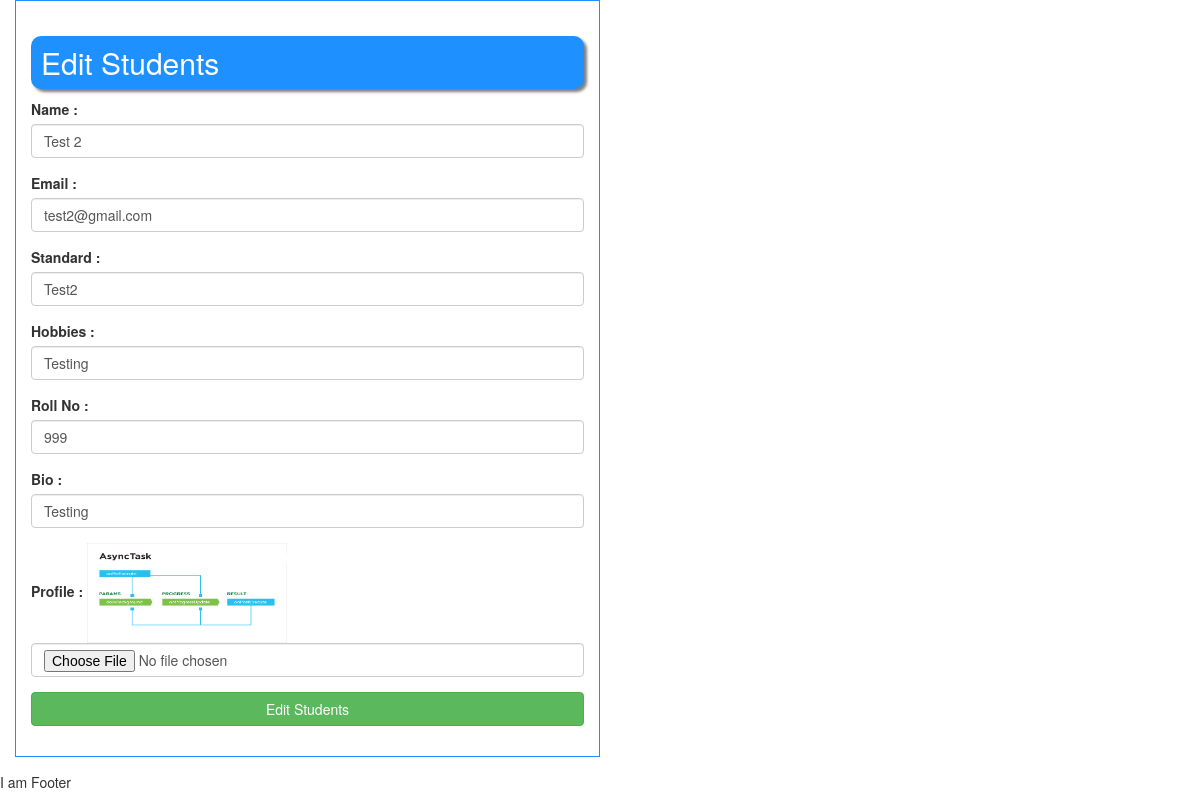
Page /update_student/1 (signed in) on the committed database.
### simpleFirstApp/models.py (models this page shows)
class Students(models.Model):
    id=models.AutoField(primary_key=True)
    name=models.CharField(max_length=255)
    email=models.CharField(max_length=255)
    standard=models.CharField(max_length=255)
    hobbies=models.CharField(max_length=255)
    roll_no=models.CharField(max_length=255)
    bio=models.TextField()
    profile_image=models.FileField()
    course=models.ForeignKey(Courses,on_delete=models.CASCADE)
    created_at=models.DateTimeField(auto_now_add=True)
    is_active=models.BooleanField(default=True)
    objects=models.Manager()

### simpleFirstApp/views.py (the view)
# urls.py: path('update_student/<str:student_id>',views.update_student,name="update_student"),
@login_required(login_url="/login_user/")
def update_student(request,student_id):
    student=Students.objects.get(id=student_id)
    if student==None:
        return HttpResponse("Student Not Found")
    else:
        return render(request,"student_edit.html",{'student':student})

### simpleFirstApp/templates/student_edit.html (shortened to what this page needs)
{% extends 'base_template.html' %}
{% block bodydata %}
<div class="container">
    <div class="row">
    <div class="col-lg-6 custom-block">
        <div class="row">
            <div class="col-lg-12">
                <h2 class="bg_blue">Edit Students</h2>
            </div>
            <div class="col-lg-12">
                <form action="/edit_student" method="post" enctype="multipart/form-data">
                <div class="form-group">
                    <label class="control-label">Name : </label>
                    <input type="text" name="name" class="form-control" value="{{ student.name }}">
                </div>
                <div class="form-group">
                    <label class="control-label">Email : </label>
                    <input type="text" name="email" class="form-control" value="{{ student.email }}">
                </div>
                  <div class="form-group">
                    <label class="control-label">Standard : </label>
                    <input type="text" name="standard" class="form-control" value="{{ student.standard }}">
                </div>
                <div class="form-group">
                    <label class="control-label">Hobbies : </label>
                    <input type="text" name="hobbies" class="form-control" value="{{ student.hobbies }}">
                </div>
                <div class="form-group">
                    <label class="control-label">Roll No : </label>
                    <input type="text" name="roll_no" class="form-control" value="{{ student.roll_no }}">
                </div>
                <div class="form-group">
                    <label class="control-label">Bio : </label>
                    <input type="text" name="bio" class="form-control" value="{{ student.bio }}">
                </div>
                <div class="form-group">
                    <label class="control-label">Profile : </label>
                    <img src="/media/{{ student.profile_image }}" style="width:200px;height:100px">
                    <input type="file" name="profile" class="form-control" >
                </div>
                <div class="form-group">
                    <input type="submit" name="submit" class="btn btn-block btn-success" value="Edit Students">
                </div>
                </form>
            </div>
        </div>
    </div>
    </div>
    <div class="row">
        <div class="col-lg-12">
        </div>
    </div>
</div>
{% endblock bodydata %}

### simpleFirstApp/templates/student_edit.html (style rules this page uses)
.bg_blue { padding:10px; border-radius:10px; box-shadow:3px 3px 3px grey; background:dodgerblue; color:#fff; }
.custom-block { padding:15px; border:1px solid dodgerblue; }

### rows in the picture
Students: name "Test 2", email "test2@gmail.com", standard "Test2", hobbies "Testing", roll_no "999", bio "Testing", profile_image (picture)
